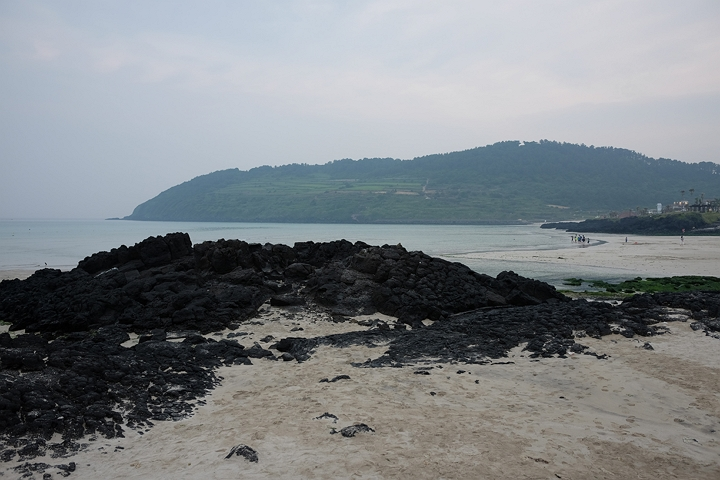
#> input picture 0402/image/img1.jpg, 720 x 480 px
$ python 3_homography_image_alignment.py
#> lines starting #> are read from the running program, lines starting #| are printed output that depends on the picture
import cv2
import numpy as np
import matplotlib.pyplot as plt

# 이미지 로드
image1_path = "./image/img1.jpg"
image2_path = "./image/img2.jpg"
image1 = cv2.imread(image1_path)
#> image1 is the input picture: shape (480, 720, 3); mean B, G, R 134.2, 130.6, 125.7
image2 = cv2.imread(image2_path)
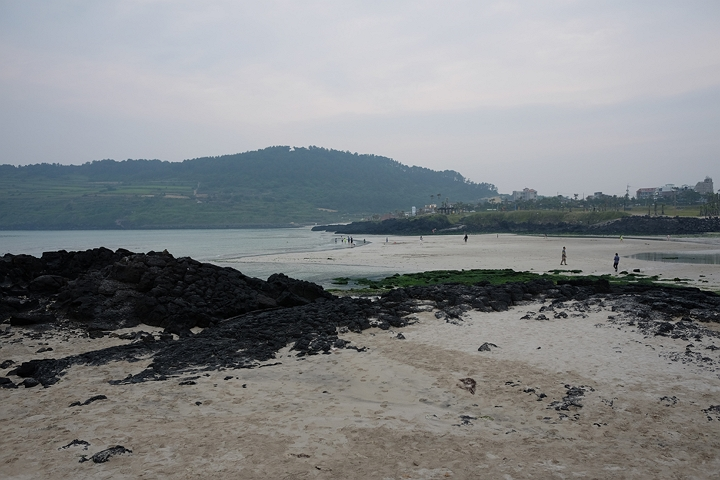
#> input picture 0402/image/img2.jpg, 720 x 480 px
#> image2 is the input picture: shape (480, 720, 3); mean B, G, R 134.4, 132.3, 129.6
gray1 = cv2.cvtColor(image1, cv2.COLOR_BGR2GRAY)
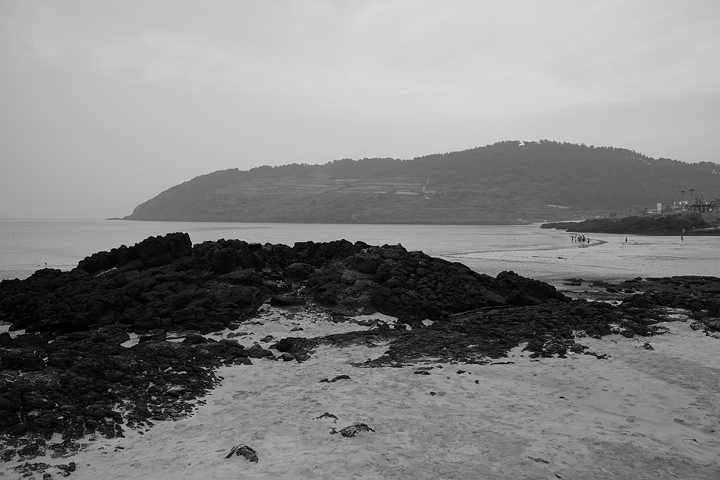
#> gray1: shape (480, 720); min 0, max 219, mean 129.5
gray2 = cv2.cvtColor(image2, cv2.COLOR_BGR2GRAY)
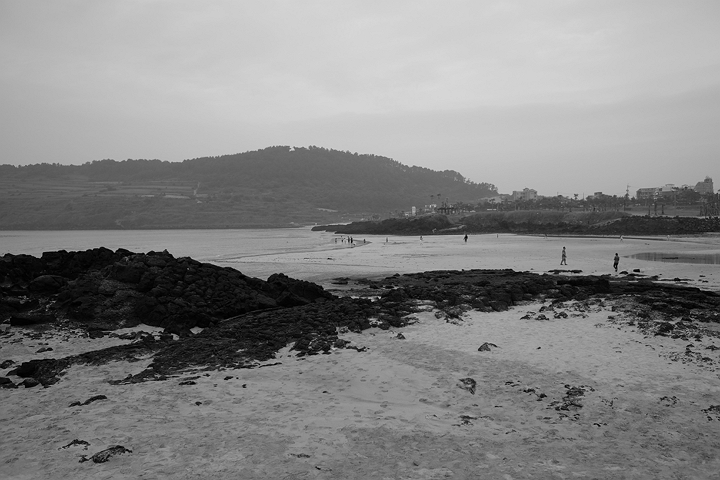
#> gray2: shape (480, 720); min 0, max 218, mean 131.7

# SIFT 객체 생성
sift = cv2.SIFT_create()

# 특징점 검출 및 기술자 계산
keypoints1, descriptors1 = sift.detectAndCompute(gray1, None)
#> keypoints1 = 927 keypoints; strongest (x, y, size): (619, 303, 2.6), (427, 373, 2.2), (205, 368, 1.9), (440, 367, 2.1)
keypoints2, descriptors2 = sift.detectAndCompute(gray2, None)
#> keypoints2 = 965 keypoints; strongest (x, y, size): (466, 237, 2), (638, 270, 2.3), (635, 270, 1.9), (244, 386, 2.5)

# BFMatcher를 사용한 특징점 매칭
bf = cv2.BFMatcher()
matches = bf.knnMatch(descriptors1, descriptors2, k=2)
#> matches = 927 matches

# 좋은 매칭점 선택
good_matches = []
for m, n in matches:
    if m.distance < 0.75 * n.distance:
        good_matches.append(m)
#> after the loop, good_matches = 288 matches

# 최소 매칭점 개수 설정
MIN_MATCH_COUNT = 10
if len(good_matches) > MIN_MATCH_COUNT:
    src_pts = np.float32([keypoints1[m.queryIdx].pt for m in good_matches]).reshape(-1, 1, 2)
#> src_pts = 288 rows, first 8: [13.88, 363.6], [19.44, 266], [86.7, 258.1], [101.7, 254.2], [127.3, 344.3], [150.9, 237.4], [151.1, 384.3], [187.6, 176.2]
    dst_pts = np.float32([keypoints2[m.trainIdx].pt for m in good_matches]).reshape(-1, 1, 2)
#> dst_pts = 288 rows, first 8: [708, 259], [21.88, 156], [30.18, 165.1], [109.8, 162.3], [413.6, 207.3], [30.18, 165.1], [395.4, 287.8], [149.1, 157]

    # 호모그래피 계산
    H, mask = cv2.findHomography(src_pts, dst_pts, cv2.RANSAC, 5.0)
#> H = [[1.6, -0.0524, -403.6], [0.169, 1.38, -71.84], [0.000847, -5.09e-05, 1]]; mask = 288 values, max 1 at index 11, min 0 at index 0, mean 0.934

    # 이미지2의 크기 기준으로 이미지1 변환
    h2, w2 = image2.shape[:2]
#> h2 = 480; w2 = 720
    warped_image1 = cv2.warpPerspective(image1, H, (w2, h2))
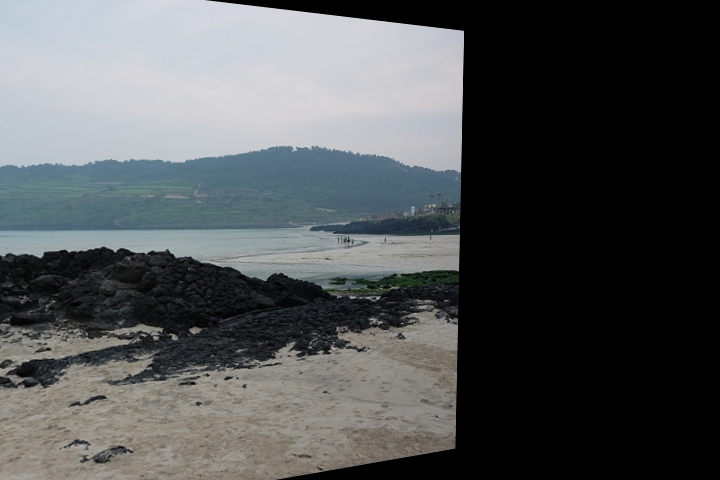
#> warped_image1: shape (480, 720, 3); mean B, G, R 85.4, 84.1, 81.3

    # 두 이미지를 블렌딩하여 겹치기
    # 마스크 생성
    mask_warped = (warped_image1 > 0).astype(np.uint8) * 255
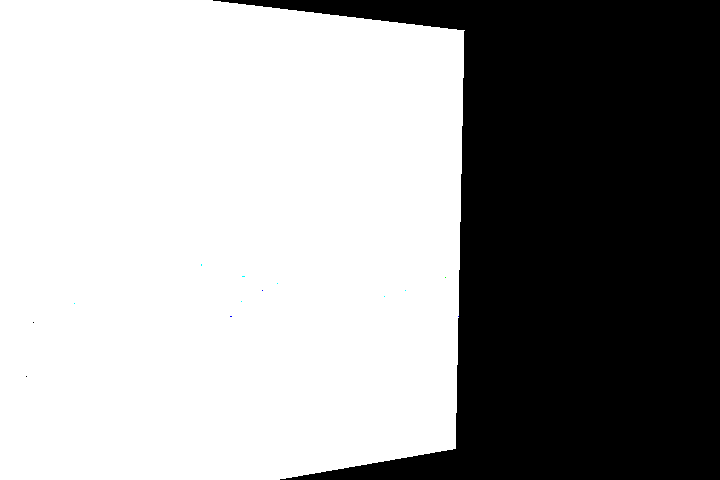
#> mask_warped: shape (480, 720, 3); mean B, G, R 158, 158, 158
    mask_image2 = (image2 > 0).astype(np.uint8) * 255
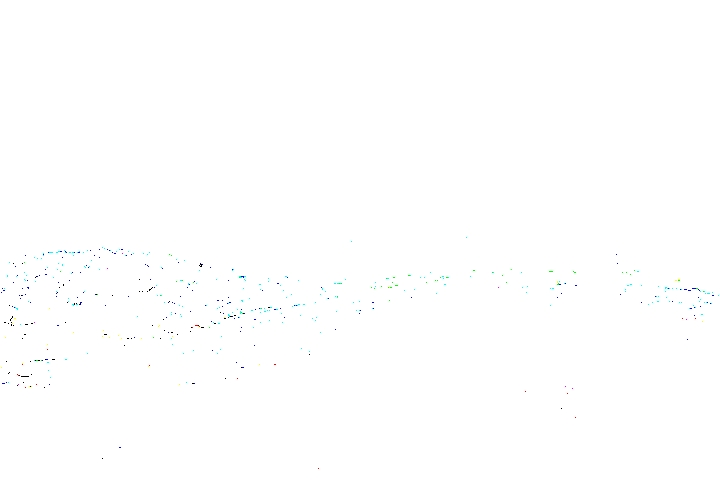
#> mask_image2: shape (480, 720, 3); mean B, G, R 254.8, 254.7, 254.5

    # 이미지 오버랩 - 간단한 평균 블렌딩
    blended = np.where(mask_warped == 0, image2,
                       cv2.addWeighted(warped_image1, 0.5, image2, 0.5, 0))

    # 결과 출력
    plt.figure(figsize=(10, 6))
    plt.imshow(cv2.cvtColor(blended, cv2.COLOR_BGR2RGB))
    plt.title("Overlapped Image")
    plt.axis("off")
    plt.show()

else:
    print("Not enough matches are found - {}/{}".format(len(good_matches), MIN_MATCH_COUNT))
